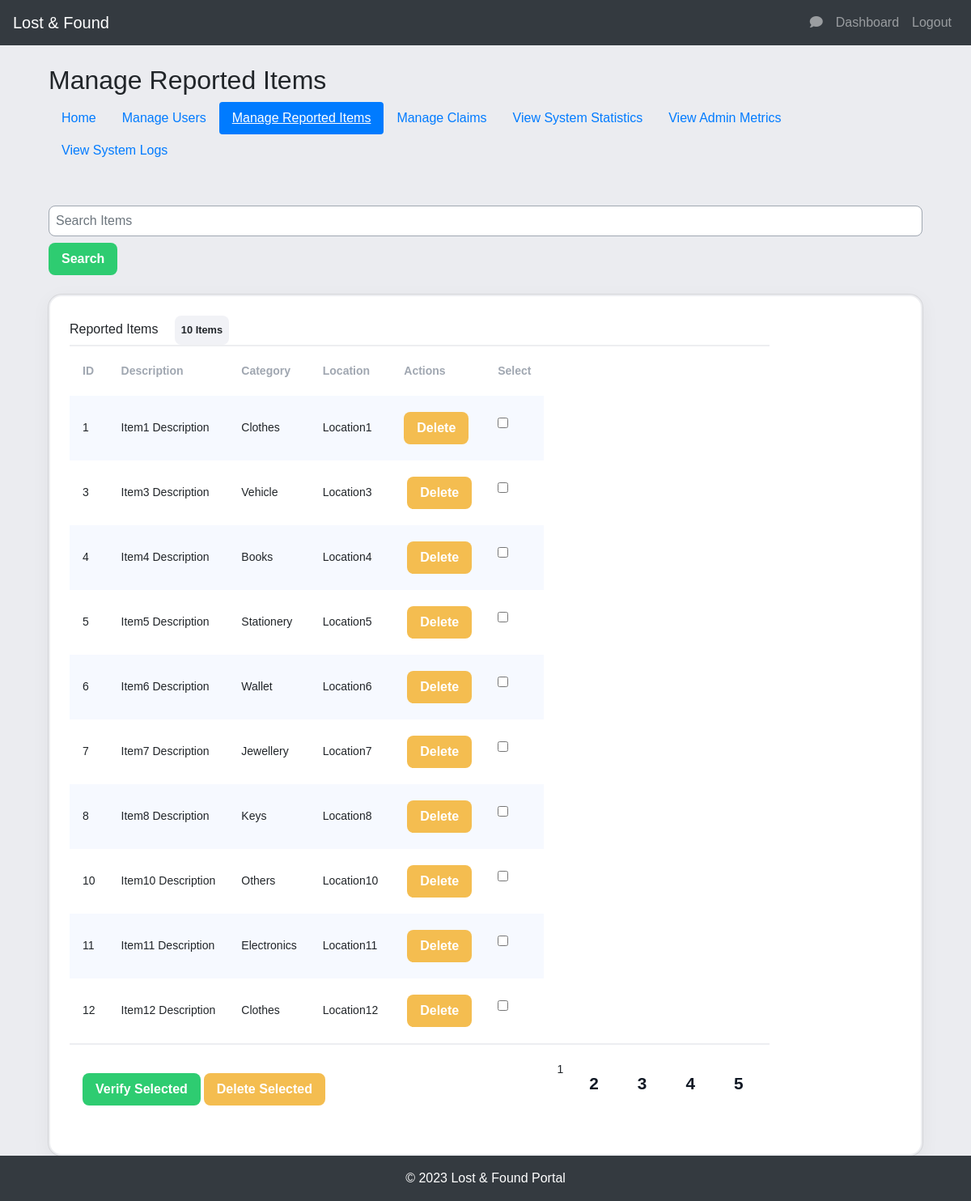
/admin/manage_items (signed in), run on the app's committed database.
### models.py (models this page shows)
class Item(db.Model):
    id = db.Column(db.Integer, primary_key=True)
    name = db.Column(db.String(100), nullable=False, index=True)  # Added index
    description = db.Column(db.String(300), nullable=False, index=True)  # Added index
    category = db.Column(db.String(100), nullable=False, index=True)  # Added index
    location = db.Column(db.String(200), nullable=False, index=True)  # Added index
    time = db.Column(db.DateTime, nullable=False, default=datetime.utcnow)
    created_at = db.Column(db.DateTime, nullable=False, default=datetime.utcnow)
    is_verified = db.Column(db.Boolean, default=False, nullable=False)
    type = db.Column(db.String(10), nullable=False, index=True)  # This will store values "lost" or "found"
    image_file = db.Column(db.String(20), nullable=True, default='default.jpg')
    user_id = db.Column(db.Integer, db.ForeignKey('user.id'), nullable=False)
    claims = db.relationship('Claim', back_populates='item')

### app.py (the view, shortened to what this page needs)
@app.route('/admin/manage_items', methods=['GET', 'POST'])
@login_required
@admin_required
def manage_items():
    page = request.args.get('page', 1, type=int)
    item_search = request.args.get('item_search', '', type=str)
    if item_search:
        items_query = Item.query.filter(Item.description.contains(item_search))
    else:
        items_query = Item.query
    pagination = items_query.paginate(page=page, per_page=ITEMS_PER_PAGE, error_out=False)
    items = pagination.items  # items for the current page
    return render_template(
        'admin_manage_items.html',
        items=items,
        pagination=pagination,
        active_page='manage_items',
        item_search=item_search  # Pass the current search term back to the template
    )

### app.py (called while the page is built)
@app.before_request
def before_request():
    flask.g.start_time = time.time()

@app.after_request
def increment_request_count(response):
    http_requests_total.labels(method=request.method, endpoint=request.endpoint).inc()
    request_duration_seconds.observe(time.time() - flask.g.start_time)
    return response

@app.before_request
def make_session_permanent():
    session.permanent = True
    app.permanent_session_lifetime = timedelta(minutes=15)
    session.modified = True

@login_manager.user_loader
def load_user(user_id):
    return User.query.get(int(user_id))

@app.before_request
def before_request():
    if current_user.is_authenticated:
        g.unread_messages_count = Message.query.filter_by(receiver_id=current_user.id, is_read=False).count()
    else:
        g.unread_messages_count = 0

@app.context_processor
def inject_unread_messages_count():
    if current_user.is_authenticated:
        unread_messages_count = Message.query.filter_by(receiver_id=current_user.id, is_read=False).count()
    else:
        unread_messages_count = 0
    return dict(unread_messages_count=unread_messages_count)

def admin_required(f):
    @wraps(f)
    def decorated_function(*args, **kwargs):
        if not current_user.is_admin:
            abort(403)  # Forbidden access
        return f(*args, **kwargs)
    return decorated_function

### templates/admin_manage_items.html (shortened to what this page needs)
{% extends "base.html" %}
{% block content %}
<div class="container mt-4">
    <h2>Manage Reported Items</h2>
    {% include 'admin_navbar.html' %}
    <div class="mb-4">
        <form method="get" action="{{ url_for('manage_items') }}">
            <input type="text" class="form-control" placeholder="Search Items" id="itemSearch" name="item_search"
                   value="{{ item_search }}">
            <button type="submit" class="btn btn-primary mt-2">Search</button>
        </form>
    </div>
    <form method="post">
        <div class="table-widget">
            <caption>
                Reported Items
                <span class="table-row-count">{{ items|length }} Items</span>
            </caption>
            <table>
                <thead>
                <tr>
                    <th>ID</th>
                    <th>Description</th>
                    <th>Category</th>
                    <th>Location</th>
                    <th>Actions</th>
                    <th>Select</th>
                </tr>
                </thead>
                <tbody id="item-rows">
                {% for item in items %}
                <tr>
                    <td>{{ item.id }}</td>
                    <td>{{ item.description }}</td>
                    <td>{{ item.category }}</td>
                    <td>{{ item.location }}</td>
                    <td>
                        <form method="post" style="display:inline-block;">
                            <button type="submit" name="action" value="delete" class="btn btn-danger"
                                    data-bs-toggle="tooltip" title="Delete Item">Delete
                            </button>
                        </form>
                    </td>
                    <td><label><input type="checkbox" name="selected_items" value="{{ item.id }}"></label></td>
                </tr>
                {% endfor %}
                </tbody>
                <tfoot>
                <tr>
                    <td colspan="6">
                        <button type="submit" name="bulk_action" value="verify_selected" class="btn btn-primary"
                                data-bs-toggle="tooltip" title="Verify Selected Items">Verify Selected
                        </button>
                        <button type="submit" name="bulk_action" value="delete_selected" class="btn btn-danger"
                                data-bs-toggle="tooltip" title="Delete Selected Items">Delete Selected
                        </button>
                    </td>
                    <td colspan="6">
                        <ul class="pagination">
                            {% for page_num in pagination.iter_pages() %}
                            {% if page_num %}
                            {% if page_num != pagination.page %}
                            <li><a href="{{ url_for('manage_items', page=page_num) }}">{{ page_num }}</a></li>
                            {% else %}
                            <li class="active">{{ page_num }}</li>
                            {% endif %}
                            {% else %}
                            <li class="disabled"><span>...</span></li>
                            {% endif %}
                            {% endfor %}
                        </ul>
                    </td>
                </tr>
                </tfoot>
            </table>
        </div>
    </form>
</div>
{% endblock %}

### templates/admin_manage_items.html (style rules this page uses)
:root { --background: #EBECF0; --table-background: #FFFFFF; --primary: #101824; --gray: #A0A7B1; --odd-row: #f6f9ff; --gray-background: #EDEEF1; --gray-mid: #F1F2F6; }
body { font-family: sans-serif; background-color: var(--background); }
.table-widget { border-radius: 16px; background-color: var(--table-background); padding: 24px; border: 2px solid var(--gray-background); box-shadow: rgba(0, 0, 0, 0.05) 0px 6px 24px 0px, rgba(0, 0, 0, 0.08) 0px 0px 0px 1px; text-align: left; overflow-x: auto; }
.table-widget table { max-width: fit-content; border-collapse: collapse; width: 100%; }
.table-widget th, .table-widget td { padding: 20px 16px; font-size: 0.875rem; }
.table-widget th { color: var(--gray); }
.table-widget thead, .table-widget tfoot { border-top: 2px solid var(--gray-background); }
.table-widget tbody tr { cursor: pointer; }
.table-widget tbody tr:nth-child(odd) { background-color: var(--odd-row); }
.table-row-count { font-size: 0.8rem; font-weight: 700; background-color: var(--gray-mid); padding: 8px; display: inline-flex; align-items: center; margin-left: 16px; border-radius: 8px; }
.btn { padding: 8px 16px; border: none; cursor: pointer; font-weight: 700; border-radius: 8px; }
.btn-primary { background-color: #2ECC71; color: white; }
.btn-danger { background-color: #F4BD50; color: white; }
.form-control { padding: 8px; border-radius: 8px; border: 1px solid var(--gray); }
.pagination { list-style-type: none; display: flex; gap: 16px; padding: 0px; }
.pagination a { display: block; color: var(--primary); font-size: 1.3rem; text-decoration: none; font-weight: 700; padding: 12px 16px; border-radius: 8px; }

### data on the page
Item: id "1", description "Item1 Description", category "Clothes", location "Location1"
Item: id "3", description "Item3 Description", category "Vehicle", location "Location3"
Item: id "4", description "Item4 Description", category "Books", location "Location4"
Item: id "5", description "Item5 Description", category "Stationery", location "Location5"
Item: id "6", description "Item6 Description", category "Wallet", location "Location6"
Item: id "7", description "Item7 Description", category "Jewellery", location "Location7"
Item: id "8", description "Item8 Description", category "Keys", location "Location8"
Item: id "10", description "Item10 Description", category "Others", location "Location10"
Item: id "11", description "Item11 Description", category "Electronics", location "Location11"
Item: id "12", description "Item12 Description", category "Clothes", location "Location12"

### other printed values
{{ items|length }} "10"
{{ page_num }} "1"
{{ page_num }} "2" "3" "4" "5"
